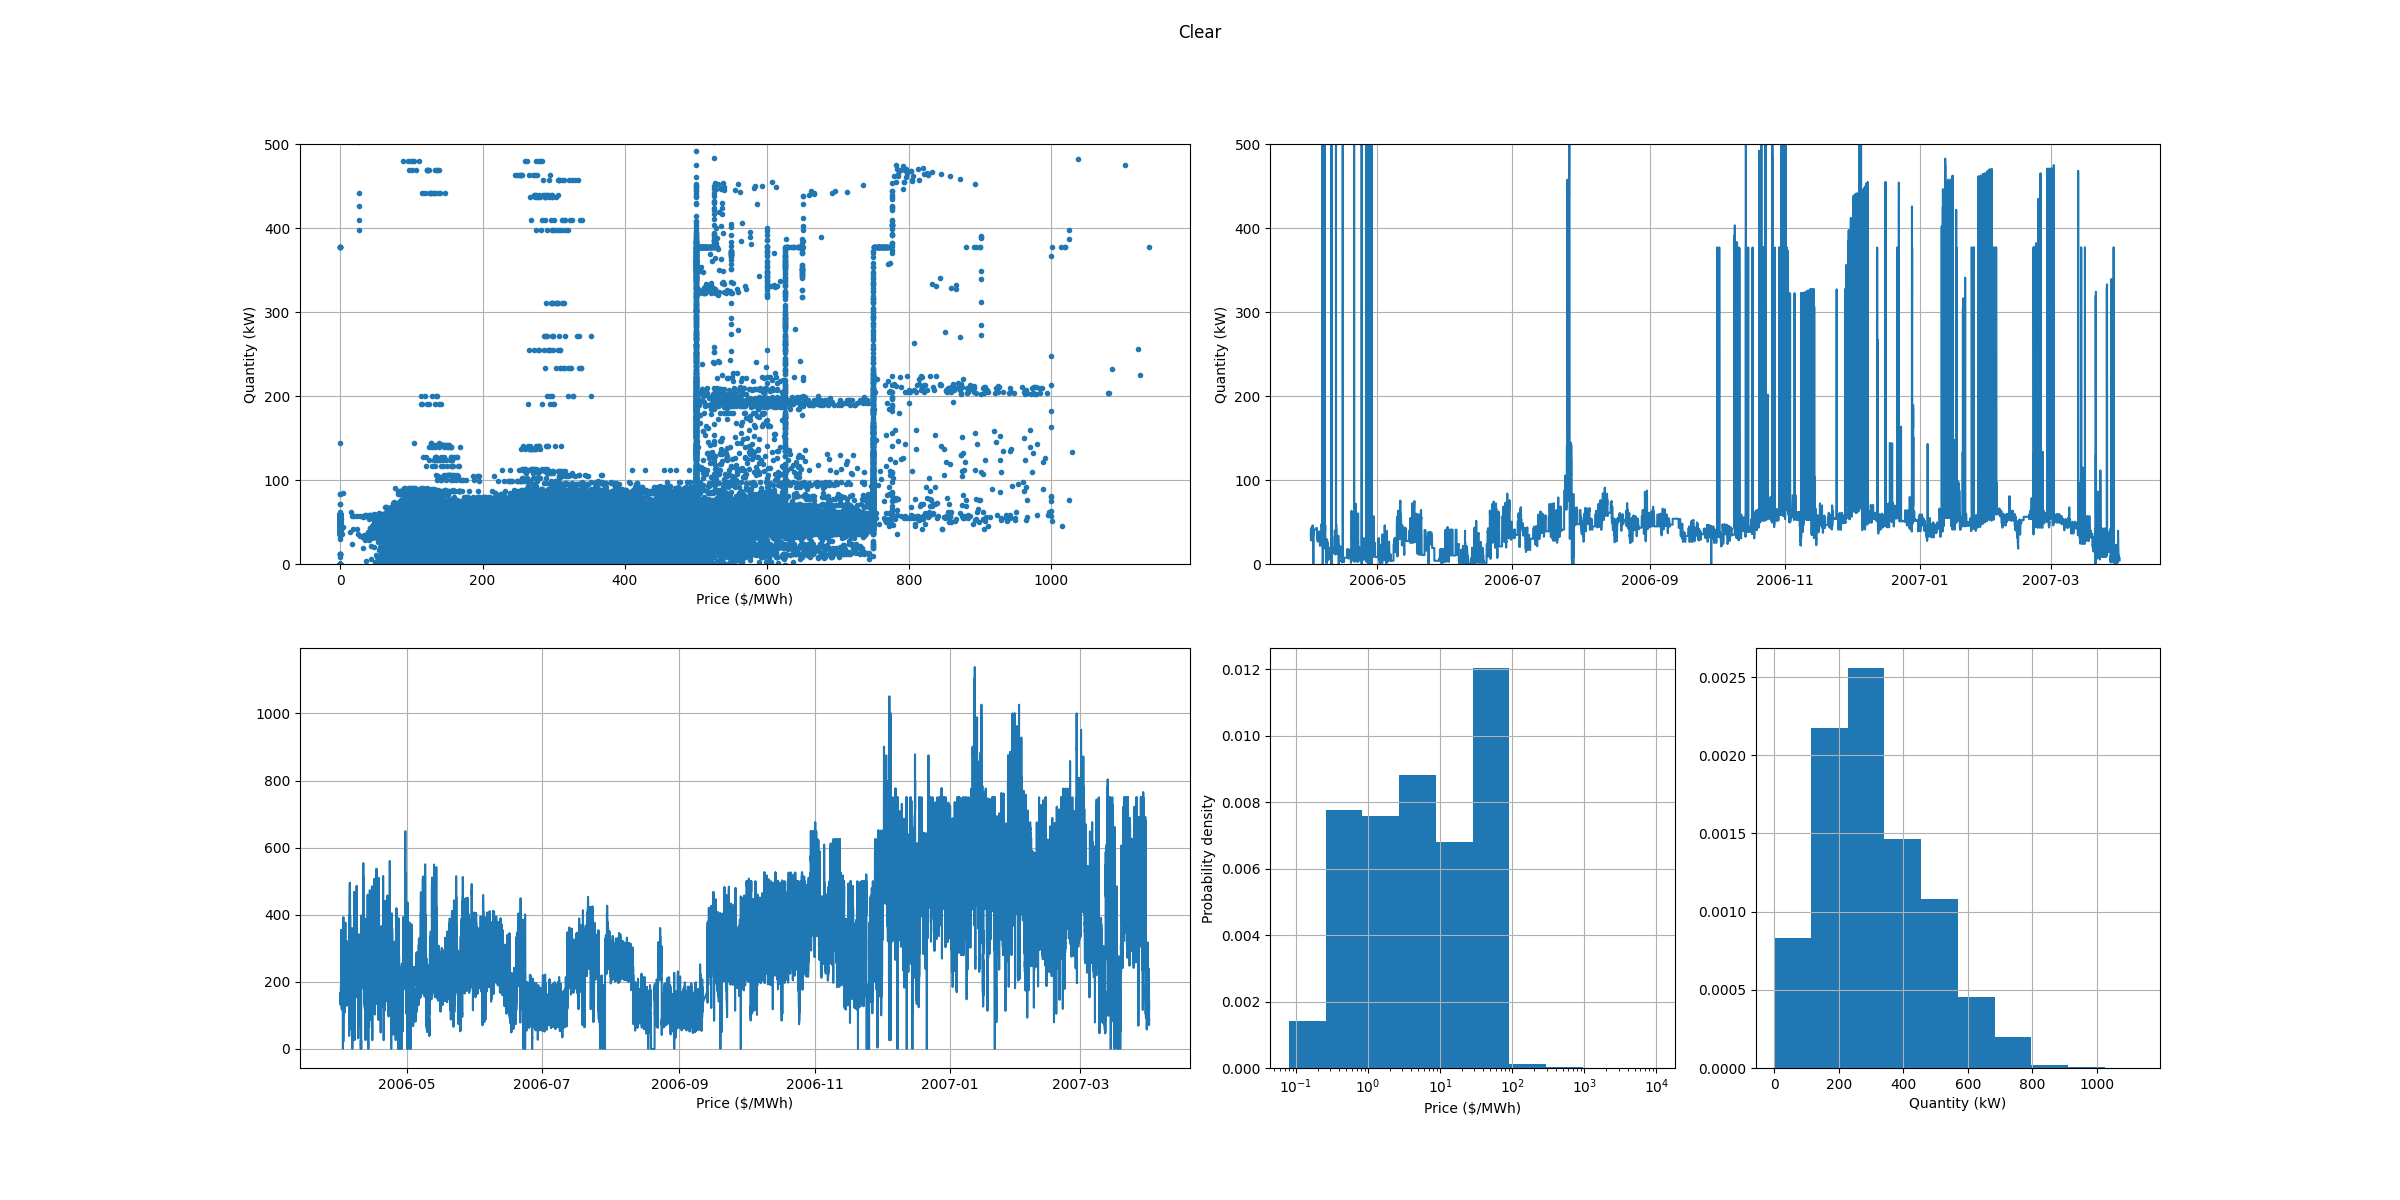

Recreate this plot in Python.
"""This example illustrates plotting the clearing history, scatter, and
histogram for price and quantity.
"""
from olypen import Olypen
import matplotlib.pyplot as pl
import matplotlib.gridspec as gs
import numpy as np

data = Olypen()

data.clear.reset_index(inplace=True)
data.clear.set_index('posttime',inplace=True)

fig = pl.figure(figsize=(24,12))
fig.suptitle('Clear')
gs = gs.GridSpec(2,4)

ax = fig.add_subplot(gs[0,0:2])
ax.plot(data.clear.quantity,data.clear.price,'.')
ax.grid()
ax.set_ylabel('Quantity (kW)')
ax.set_xlabel('Price ($/MWh)')
ax.set_ylim([0,500])

ax = fig.add_subplot(gs[0,2:4])
ax.plot(data.clear.price)
ax.set_ylim([0,500])
ax.set_ylabel('Quantity (kW)')
ax.grid()

ax = fig.add_subplot(gs[1,0:2])
ax.plot(data.clear.quantity)
ax.set_xlabel('Price ($/MWh)')
ax.grid()

ax = fig.add_subplot(gs[1,2])
positive = (data.clear.price>0)
hist, bins = np.histogram(data.clear.price[positive])
logbins = np.logspace(np.log10(bins[0]),np.log10(bins[-1]),len(bins))
ax.hist(data.clear.price, bins=logbins, density=True)
ax.set_xscale('log')
ax.set_xlabel('Price ($/MWh)')
ax.set_ylabel('Probability density')
ax.grid()

ax = fig.add_subplot(gs[1,3])
ax.hist(data.clear.quantity,density=True)
ax.set_xlabel('Quantity (kW)')
ax.grid()

fig.savefig(__file__.replace(".py",".png"))
